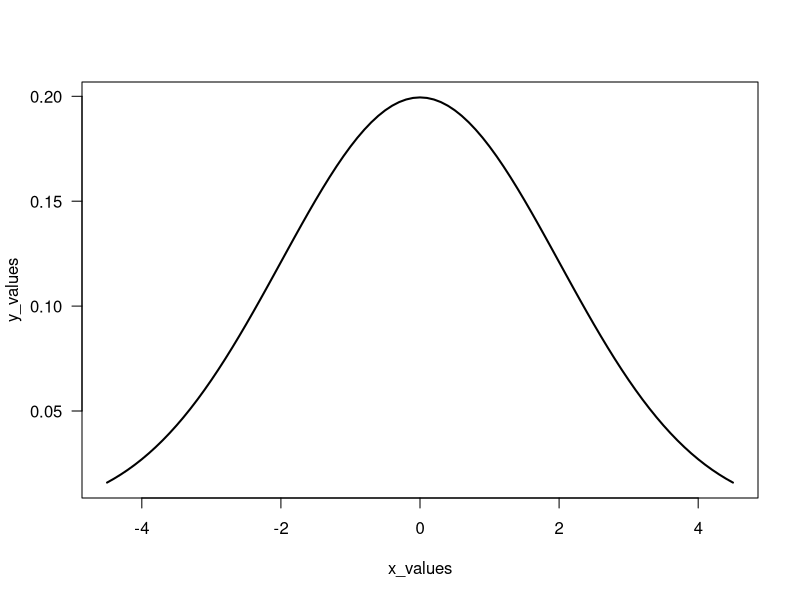
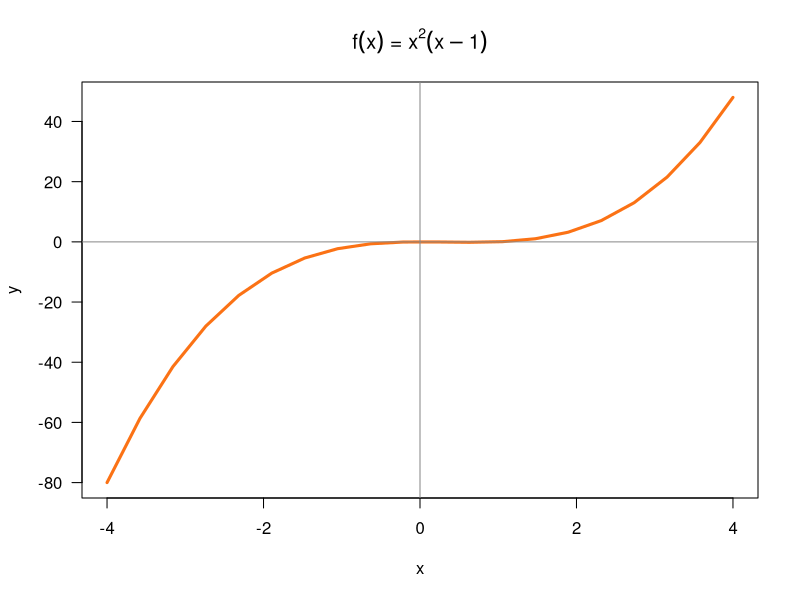
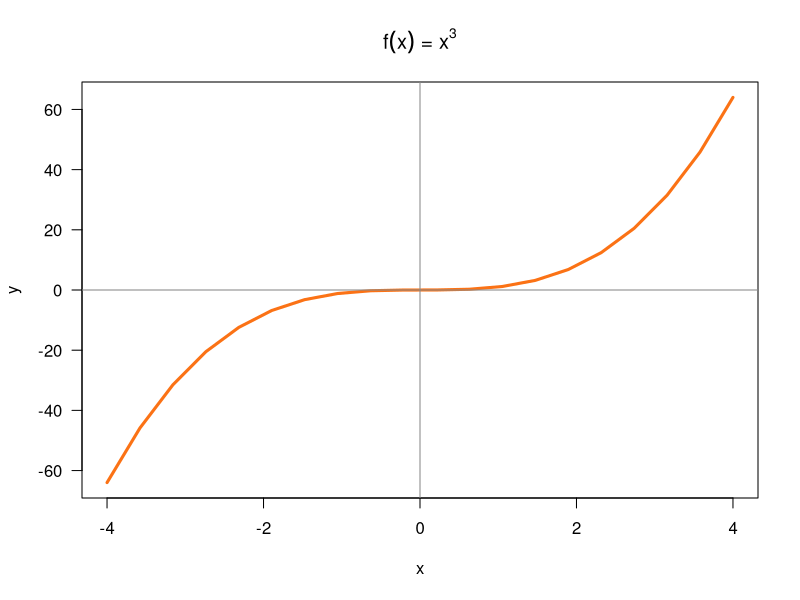
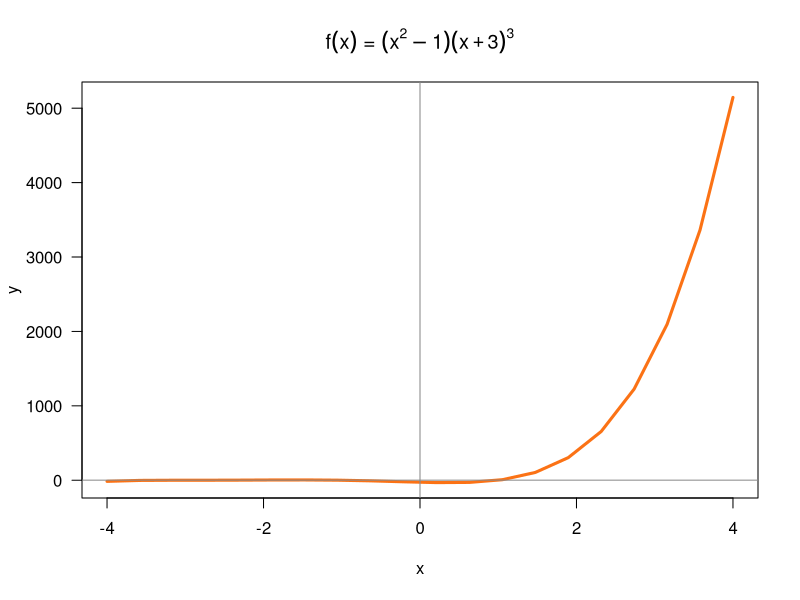
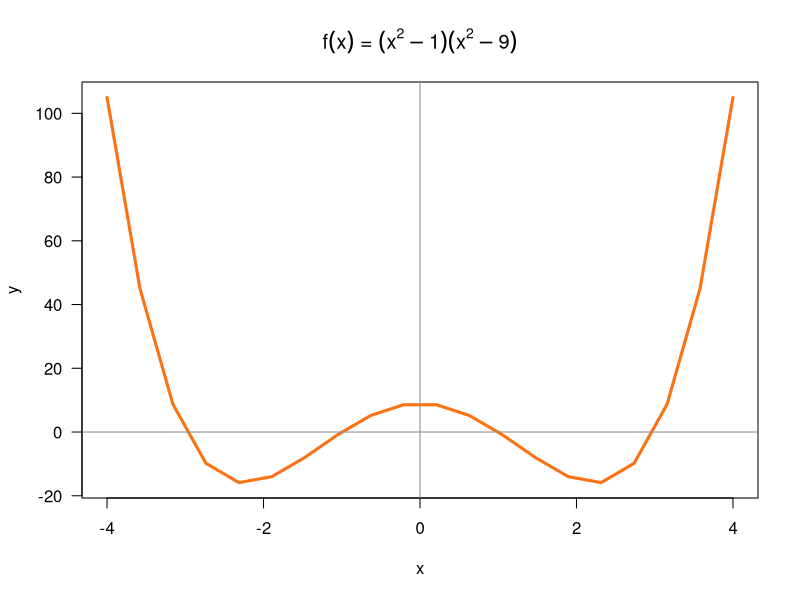

Here is the R script that generated these plots, in order: (Note: this script raises an error after producing the figures.)
## ---- chunk 1
knitr::opts_chunk$set(echo = TRUE)
## ---- chunk 2
f <- function(x) {
  x * x
}
g <- function(x) {
  2 * x + 5
}

f(2)
f(-5)

g(0)
g(-5/2)
## ---- chunk 3
fog <- function(x) {
  f(g(x))
}
gof <- function(x) {
  g(f(x))
}

fog(2)
fog(-5)

gof(0)
gof(-5/2)
## ---- chunk 4
pythagoras <- function(a,b) {
  sqrt(a * a + b * b)
}
pythagoras(3, 4)
## ---- chunk 5
pythagoras <- function(a) {
  sqrt(2 * (a * a))
}
pythagoras(5)
## ---- chunk 6
miles2kms <- function(m) {
  m * 1.6
}
df <- data.frame(miles=seq(1, 100))
df$kms <- miles2kms(df$miles)
df
## ---- chunk 7
gallons2liters <- function(g) {
  g * 3.78541
}
liters2gallons <- function(l) {
  l / 3.78541
}
df2 <- data.frame(liters=c(seq(1,9), seq(10, 100, 10)))
df2$gallons <- liters2gallons(df2$liters)
df2
## ---- chunk 8
seconds2years <- function(x){
  x / (60 * 60 * 8760)
}
seconds2years(1000000000)
## ---- chunk 9
gaussian <- function(x, m, s) {
  (1/(s*(sqrt(2 * pi))))*exp(-0.5*((x-m)/s)^2)
}
gaussian(1, 0, 2)
dnorm(x = 1, mean = 0, sd = 2)
## ---- chunk 10
x_values <- seq(-4.5, 4.5, by = 0.1)
y_values <- gaussian(x_values, 0, 2)
plot(x_values, y_values, las = 1, type = "l", lwd = 2)
## ---- chunk 11
poly1 <- function(x) {
  (x^2) * (x - 1)
}
# set of points
x <- seq(-4, 4, length.out = 20)
y <- poly1(x)

# graph polynomial
plot(x, y, type = 'l', lwd = 3, col = "#FB7215", las = 1) + 
abline(h = 0, v = 0, col = '#888888aa', lwd = 1.5) +
title(main = expression(paste(f(x), ' = ', x^2, (x - 1))))
## ---- chunk 12
poly2 <- function(x) {
  (x^3)
}
# set of points
x <- seq(-4, 4, length.out = 20)
y <- poly2(x)

# graph polynomial
plot(x, y, type = 'l', lwd = 3, col = "#FB7215", las = 1) + 
abline(h = 0, v = 0, col = '#888888aa', lwd = 1.5) +
title(main = expression(paste(f(x), ' = ', x^3)))
## ---- chunk 13
poly3 <- function(x) {
  (x^2 - 1) * (x + 3)^3
}
# set of points
x <- seq(-4, 4, length.out = 20)
y <- poly3(x)

# graph polynomial
plot(x, y, type = 'l', lwd = 3, col = "#FB7215", las = 1) + 
abline(h = 0, v = 0, col = '#888888aa', lwd = 1.5) +
title(main = expression(paste(f(x), ' = ', (x^2 - 1), (x + 3)^3)))
## ---- chunk 14
poly4 <- function(x) {
  (x^2 - 1) * (x^2 - 9)
}
# set of points
x <- seq(-4, 4, length.out = 20)
y <- poly4(x)

# graph polynomial
plot(x, y, type = 'l', lwd = 3, col = "#FB7215", las = 1) + 
abline(h = 0, v = 0, col = '#888888aa', lwd = 1.5) +
title(main = expression(paste(f(x), ' = ', (x^2 - 1), (x^2 - 9))))
## ---- chunk 15
descriptive <- function(v) {
  sum <- summary(v)
  v <- c(sum[0], sum[1], sum[2], sum[3], sum[4], sum[5], range(v), IQR(v), sd(v))
  names(v) <- c("min", "q1", "median", "mean", "q3", "max", "range", "iqr", "sd")
  v
}
descriptive(c(1,2))
## ---- chunk 16
combinations <- function(n, k) {
  factorial(n)/(factorial(k) * factorial(n-k))
}
combinations(n = 5, k = 2)
binom_prob <- function(n, k, prob) {
  combinations(n, k) * prob^k * (1-prob)^(n-k)
}
binom_prob(n = 5, k = 2, prob = 0.5)
## ---- chunk 17
is_even <- function(x) {
  x %% 2 == 0
}
# even number
is_even(10)

# odd number
is_even(33)

# not a number
is_even('a')
## ---- chunk 18
is_odd <- function(x) {
  x %% 2 == 1
}

# odd number
is_odd(1)

# even number
is_odd(4)

# not a number
is_odd('a')
## ---- chunk 19
grade <- function(score) {
  if (score > 100 | score < 0) {
    stop( "score must be a number between 0 and 100")
  }
  if (score >= 90) {
    print("A")
  } else if (score >= 80) {
    print("B")
  } else if (score >= 70) {
    print("C")
  } else if (score >= 60) {
    print("D")
  } else {
    print("F")
  }
}

# grade "A"
grade(score = 90)

# grade "B"
grade(score = 89.9999)

# grade "C"
grade(score = 70.0000001)

# grade "F"
grade(score = 50)
